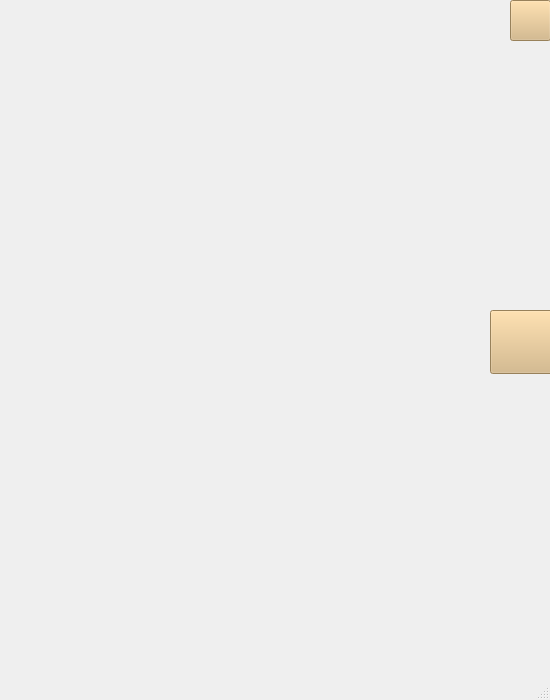
<?xml version="1.0" encoding="UTF-8"?>
<ui version="4.0">
 <class>MainWindow</class>
 <widget class="QMainWindow" name="MainWindow">
  <property name="geometry">
   <rect>
    <x>0</x>
    <y>0</y>
    <width>550</width>
    <height>700</height>
   </rect>
  </property>
  <property name="minimumSize">
   <size>
    <width>550</width>
    <height>700</height>
   </size>
  </property>
  <property name="maximumSize">
   <size>
    <width>550</width>
    <height>700</height>
   </size>
  </property>
  <property name="windowTitle">
   <string>MainWindow</string>
  </property>
  <widget class="QWidget" name="centralwidget">
   <widget class="QPushButton" name="pushButton">
    <property name="geometry">
     <rect>
      <x>490</x>
      <y>310</y>
      <width>64</width>
      <height>64</height>
     </rect>
    </property>
    <property name="palette">
     <palette>
      <active>
       <colorrole role="WindowText">
        <brush brushstyle="SolidPattern">
         <color alpha="255">
          <red>0</red>
          <green>0</green>
          <blue>0</blue>
         </color>
        </brush>
       </colorrole>
       <colorrole role="Button">
        <brush brushstyle="SolidPattern">
         <color alpha="255">
          <red>213</red>
          <green>181</green>
          <blue>126</blue>
         </color>
        </brush>
       </colorrole>
       <colorrole role="Light">
        <brush brushstyle="SolidPattern">
         <color alpha="255">
          <red>255</red>
          <green>241</green>
          <blue>216</blue>
         </color>
        </brush>
       </colorrole>
       <colorrole role="Midlight">
        <brush brushstyle="SolidPattern">
         <color alpha="255">
          <red>234</red>
          <green>211</green>
          <blue>171</blue>
         </color>
        </brush>
       </colorrole>
       <colorrole role="Dark">
        <brush brushstyle="SolidPattern">
         <color alpha="255">
          <red>106</red>
          <green>90</green>
          <blue>63</blue>
         </color>
        </brush>
       </colorrole>
       <colorrole role="Mid">
        <brush brushstyle="SolidPattern">
         <color alpha="255">
          <red>142</red>
          <green>121</green>
          <blue>84</blue>
         </color>
        </brush>
       </colorrole>
       <colorrole role="Text">
        <brush brushstyle="SolidPattern">
         <color alpha="255">
          <red>0</red>
          <green>0</green>
          <blue>0</blue>
         </color>
        </brush>
       </colorrole>
       <colorrole role="BrightText">
        <brush brushstyle="SolidPattern">
         <color alpha="255">
          <red>255</red>
          <green>255</green>
          <blue>255</blue>
         </color>
        </brush>
       </colorrole>
       <colorrole role="ButtonText">
        <brush brushstyle="SolidPattern">
         <color alpha="255">
          <red>0</red>
          <green>0</green>
          <blue>0</blue>
         </color>
        </brush>
       </colorrole>
       <colorrole role="Base">
        <brush brushstyle="SolidPattern">
         <color alpha="255">
          <red>255</red>
          <green>255</green>
          <blue>255</blue>
         </color>
        </brush>
       </colorrole>
       <colorrole role="Window">
        <brush brushstyle="SolidPattern">
         <color alpha="255">
          <red>213</red>
          <green>181</green>
          <blue>126</blue>
         </color>
        </brush>
       </colorrole>
       <colorrole role="Shadow">
        <brush brushstyle="SolidPattern">
         <color alpha="255">
          <red>0</red>
          <green>0</green>
          <blue>0</blue>
         </color>
        </brush>
       </colorrole>
       <colorrole role="Highlight">
        <brush brushstyle="SolidPattern">
         <color alpha="255">
          <red>90</red>
          <green>27</green>
          <blue>2</blue>
         </color>
        </brush>
       </colorrole>
       <colorrole role="AlternateBase">
        <brush brushstyle="SolidPattern">
         <color alpha="255">
          <red>234</red>
          <green>218</green>
          <blue>190</blue>
         </color>
        </brush>
       </colorrole>
       <colorrole role="ToolTipBase">
        <brush brushstyle="SolidPattern">
         <color alpha="255">
          <red>255</red>
          <green>255</green>
          <blue>220</blue>
         </color>
        </brush>
       </colorrole>
       <colorrole role="ToolTipText">
        <brush brushstyle="SolidPattern">
         <color alpha="255">
          <red>0</red>
          <green>0</green>
          <blue>0</blue>
         </color>
        </brush>
       </colorrole>
       <colorrole role="PlaceholderText">
        <brush brushstyle="SolidPattern">
         <color alpha="128">
          <red>0</red>
          <green>0</green>
          <blue>0</blue>
         </color>
        </brush>
       </colorrole>
      </active>
      <inactive>
       <colorrole role="WindowText">
        <brush brushstyle="SolidPattern">
         <color alpha="255">
          <red>0</red>
          <green>0</green>
          <blue>0</blue>
         </color>
        </brush>
       </colorrole>
       <colorrole role="Button">
        <brush brushstyle="SolidPattern">
         <color alpha="255">
          <red>213</red>
          <green>181</green>
          <blue>126</blue>
         </color>
        </brush>
       </colorrole>
       <colorrole role="Light">
        <brush brushstyle="SolidPattern">
         <color alpha="255">
          <red>255</red>
          <green>241</green>
          <blue>216</blue>
         </color>
        </brush>
       </colorrole>
       <colorrole role="Midlight">
        <brush brushstyle="SolidPattern">
         <color alpha="255">
          <red>234</red>
          <green>211</green>
          <blue>171</blue>
         </color>
        </brush>
       </colorrole>
       <colorrole role="Dark">
        <brush brushstyle="SolidPattern">
         <color alpha="255">
          <red>106</red>
          <green>90</green>
          <blue>63</blue>
         </color>
        </brush>
       </colorrole>
       <colorrole role="Mid">
        <brush brushstyle="SolidPattern">
         <color alpha="255">
          <red>142</red>
          <green>121</green>
          <blue>84</blue>
         </color>
        </brush>
       </colorrole>
       <colorrole role="Text">
        <brush brushstyle="SolidPattern">
         <color alpha="255">
          <red>0</red>
          <green>0</green>
          <blue>0</blue>
         </color>
        </brush>
       </colorrole>
       <colorrole role="BrightText">
        <brush brushstyle="SolidPattern">
         <color alpha="255">
          <red>255</red>
          <green>255</green>
          <blue>255</blue>
         </color>
        </brush>
       </colorrole>
       <colorrole role="ButtonText">
        <brush brushstyle="SolidPattern">
         <color alpha="255">
          <red>0</red>
          <green>0</green>
          <blue>0</blue>
         </color>
        </brush>
       </colorrole>
       <colorrole role="Base">
        <brush brushstyle="SolidPattern">
         <color alpha="255">
          <red>255</red>
          <green>255</green>
          <blue>255</blue>
         </color>
        </brush>
       </colorrole>
       <colorrole role="Window">
        <brush brushstyle="SolidPattern">
         <color alpha="255">
          <red>213</red>
          <green>181</green>
          <blue>126</blue>
         </color>
        </brush>
       </colorrole>
       <colorrole role="Shadow">
        <brush brushstyle="SolidPattern">
         <color alpha="255">
          <red>0</red>
          <green>0</green>
          <blue>0</blue>
         </color>
        </brush>
       </colorrole>
       <colorrole role="Highlight">
        <brush brushstyle="SolidPattern">
         <color alpha="255">
          <red>90</red>
          <green>27</green>
          <blue>2</blue>
         </color>
        </brush>
       </colorrole>
       <colorrole role="AlternateBase">
        <brush brushstyle="SolidPattern">
         <color alpha="255">
          <red>234</red>
          <green>218</green>
          <blue>190</blue>
         </color>
        </brush>
       </colorrole>
       <colorrole role="ToolTipBase">
        <brush brushstyle="SolidPattern">
         <color alpha="255">
          <red>255</red>
          <green>255</green>
          <blue>220</blue>
         </color>
        </brush>
       </colorrole>
       <colorrole role="ToolTipText">
        <brush brushstyle="SolidPattern">
         <color alpha="255">
          <red>0</red>
          <green>0</green>
          <blue>0</blue>
         </color>
        </brush>
       </colorrole>
       <colorrole role="PlaceholderText">
        <brush brushstyle="SolidPattern">
         <color alpha="128">
          <red>0</red>
          <green>0</green>
          <blue>0</blue>
         </color>
        </brush>
       </colorrole>
      </inactive>
      <disabled>
       <colorrole role="WindowText">
        <brush brushstyle="SolidPattern">
         <color alpha="255">
          <red>106</red>
          <green>90</green>
          <blue>63</blue>
         </color>
        </brush>
       </colorrole>
       <colorrole role="Button">
        <brush brushstyle="SolidPattern">
         <color alpha="255">
          <red>213</red>
          <green>181</green>
          <blue>126</blue>
         </color>
        </brush>
       </colorrole>
       <colorrole role="Light">
        <brush brushstyle="SolidPattern">
         <color alpha="255">
          <red>255</red>
          <green>241</green>
          <blue>216</blue>
         </color>
        </brush>
       </colorrole>
       <colorrole role="Midlight">
        <brush brushstyle="SolidPattern">
         <color alpha="255">
          <red>234</red>
          <green>211</green>
          <blue>171</blue>
         </color>
        </brush>
       </colorrole>
       <colorrole role="Dark">
        <brush brushstyle="SolidPattern">
         <color alpha="255">
          <red>106</red>
          <green>90</green>
          <blue>63</blue>
         </color>
        </brush>
       </colorrole>
       <colorrole role="Mid">
        <brush brushstyle="SolidPattern">
         <color alpha="255">
          <red>142</red>
          <green>121</green>
          <blue>84</blue>
         </color>
        </brush>
       </colorrole>
       <colorrole role="Text">
        <brush brushstyle="SolidPattern">
         <color alpha="255">
          <red>106</red>
          <green>90</green>
          <blue>63</blue>
         </color>
        </brush>
       </colorrole>
       <colorrole role="BrightText">
        <brush brushstyle="SolidPattern">
         <color alpha="255">
          <red>255</red>
          <green>255</green>
          <blue>255</blue>
         </color>
        </brush>
       </colorrole>
       <colorrole role="ButtonText">
        <brush brushstyle="SolidPattern">
         <color alpha="255">
          <red>106</red>
          <green>90</green>
          <blue>63</blue>
         </color>
        </brush>
       </colorrole>
       <colorrole role="Base">
        <brush brushstyle="SolidPattern">
         <color alpha="255">
          <red>213</red>
          <green>181</green>
          <blue>126</blue>
         </color>
        </brush>
       </colorrole>
       <colorrole role="Window">
        <brush brushstyle="SolidPattern">
         <color alpha="255">
          <red>213</red>
          <green>181</green>
          <blue>126</blue>
         </color>
        </brush>
       </colorrole>
       <colorrole role="Shadow">
        <brush brushstyle="SolidPattern">
         <color alpha="255">
          <red>0</red>
          <green>0</green>
          <blue>0</blue>
         </color>
        </brush>
       </colorrole>
       <colorrole role="Highlight">
        <brush brushstyle="SolidPattern">
         <color alpha="255">
          <red>29</red>
          <green>84</green>
          <blue>92</blue>
         </color>
        </brush>
       </colorrole>
       <colorrole role="AlternateBase">
        <brush brushstyle="SolidPattern">
         <color alpha="255">
          <red>213</red>
          <green>181</green>
          <blue>126</blue>
         </color>
        </brush>
       </colorrole>
       <colorrole role="ToolTipBase">
        <brush brushstyle="SolidPattern">
         <color alpha="255">
          <red>255</red>
          <green>255</green>
          <blue>220</blue>
         </color>
        </brush>
       </colorrole>
       <colorrole role="ToolTipText">
        <brush brushstyle="SolidPattern">
         <color alpha="255">
          <red>0</red>
          <green>0</green>
          <blue>0</blue>
         </color>
        </brush>
       </colorrole>
       <colorrole role="PlaceholderText">
        <brush brushstyle="SolidPattern">
         <color alpha="128">
          <red>0</red>
          <green>0</green>
          <blue>0</blue>
         </color>
        </brush>
       </colorrole>
      </disabled>
     </palette>
    </property>
    <property name="font">
     <font>
      <family>Papyrus</family>
      <pointsize>11</pointsize>
     </font>
    </property>
    <property name="cursor">
     <cursorShape>PointingHandCursor</cursorShape>
    </property>
    <property name="text">
     <string/>
    </property>
    <property name="icon">
     <iconset resource="resourses.qrc">
      <normaloff>:/images/Others/ArrowRight.png</normaloff>:/images/Others/ArrowRight.png</iconset>
    </property>
    <property name="iconSize">
     <size>
      <width>64</width>
      <height>64</height>
     </size>
    </property>
   </widget>
   <widget class="QPushButton" name="pushButton_2">
    <property name="geometry">
     <rect>
      <x>510</x>
      <y>0</y>
      <width>41</width>
      <height>41</height>
     </rect>
    </property>
    <property name="palette">
     <palette>
      <active>
       <colorrole role="WindowText">
        <brush brushstyle="SolidPattern">
         <color alpha="255">
          <red>0</red>
          <green>0</green>
          <blue>0</blue>
         </color>
        </brush>
       </colorrole>
       <colorrole role="Button">
        <brush brushstyle="SolidPattern">
         <color alpha="255">
          <red>213</red>
          <green>181</green>
          <blue>126</blue>
         </color>
        </brush>
       </colorrole>
       <colorrole role="Light">
        <brush brushstyle="SolidPattern">
         <color alpha="255">
          <red>255</red>
          <green>241</green>
          <blue>216</blue>
         </color>
        </brush>
       </colorrole>
       <colorrole role="Midlight">
        <brush brushstyle="SolidPattern">
         <color alpha="255">
          <red>234</red>
          <green>211</green>
          <blue>171</blue>
         </color>
        </brush>
       </colorrole>
       <colorrole role="Dark">
        <brush brushstyle="SolidPattern">
         <color alpha="255">
          <red>106</red>
          <green>90</green>
          <blue>63</blue>
         </color>
        </brush>
       </colorrole>
       <colorrole role="Mid">
        <brush brushstyle="SolidPattern">
         <color alpha="255">
          <red>142</red>
          <green>121</green>
          <blue>84</blue>
         </color>
        </brush>
       </colorrole>
       <colorrole role="Text">
        <brush brushstyle="SolidPattern">
         <color alpha="255">
          <red>0</red>
          <green>0</green>
          <blue>0</blue>
         </color>
        </brush>
       </colorrole>
       <colorrole role="BrightText">
        <brush brushstyle="SolidPattern">
         <color alpha="255">
          <red>255</red>
          <green>255</green>
          <blue>255</blue>
         </color>
        </brush>
       </colorrole>
       <colorrole role="ButtonText">
        <brush brushstyle="SolidPattern">
         <color alpha="255">
          <red>0</red>
          <green>0</green>
          <blue>0</blue>
         </color>
        </brush>
       </colorrole>
       <colorrole role="Base">
        <brush brushstyle="SolidPattern">
         <color alpha="255">
          <red>255</red>
          <green>255</green>
          <blue>255</blue>
         </color>
        </brush>
       </colorrole>
       <colorrole role="Window">
        <brush brushstyle="SolidPattern">
         <color alpha="255">
          <red>213</red>
          <green>181</green>
          <blue>126</blue>
         </color>
        </brush>
       </colorrole>
       <colorrole role="Shadow">
        <brush brushstyle="SolidPattern">
         <color alpha="255">
          <red>0</red>
          <green>0</green>
          <blue>0</blue>
         </color>
        </brush>
       </colorrole>
       <colorrole role="Highlight">
        <brush brushstyle="SolidPattern">
         <color alpha="255">
          <red>90</red>
          <green>27</green>
          <blue>2</blue>
         </color>
        </brush>
       </colorrole>
       <colorrole role="AlternateBase">
        <brush brushstyle="SolidPattern">
         <color alpha="255">
          <red>234</red>
          <green>218</green>
          <blue>190</blue>
         </color>
        </brush>
       </colorrole>
       <colorrole role="ToolTipBase">
        <brush brushstyle="SolidPattern">
         <color alpha="255">
          <red>255</red>
          <green>255</green>
          <blue>220</blue>
         </color>
        </brush>
       </colorrole>
       <colorrole role="ToolTipText">
        <brush brushstyle="SolidPattern">
         <color alpha="255">
          <red>0</red>
          <green>0</green>
          <blue>0</blue>
         </color>
        </brush>
       </colorrole>
       <colorrole role="PlaceholderText">
        <brush brushstyle="SolidPattern">
         <color alpha="128">
          <red>0</red>
          <green>0</green>
          <blue>0</blue>
         </color>
        </brush>
       </colorrole>
      </active>
      <inactive>
       <colorrole role="WindowText">
        <brush brushstyle="SolidPattern">
         <color alpha="255">
          <red>0</red>
          <green>0</green>
          <blue>0</blue>
         </color>
        </brush>
       </colorrole>
       <colorrole role="Button">
        <brush brushstyle="SolidPattern">
         <color alpha="255">
          <red>213</red>
          <green>181</green>
          <blue>126</blue>
         </color>
        </brush>
       </colorrole>
       <colorrole role="Light">
        <brush brushstyle="SolidPattern">
         <color alpha="255">
          <red>255</red>
          <green>241</green>
          <blue>216</blue>
         </color>
        </brush>
       </colorrole>
       <colorrole role="Midlight">
        <brush brushstyle="SolidPattern">
         <color alpha="255">
          <red>234</red>
          <green>211</green>
          <blue>171</blue>
         </color>
        </brush>
       </colorrole>
       <colorrole role="Dark">
        <brush brushstyle="SolidPattern">
         <color alpha="255">
          <red>106</red>
          <green>90</green>
          <blue>63</blue>
         </color>
        </brush>
       </colorrole>
       <colorrole role="Mid">
        <brush brushstyle="SolidPattern">
         <color alpha="255">
          <red>142</red>
          <green>121</green>
          <blue>84</blue>
         </color>
        </brush>
       </colorrole>
       <colorrole role="Text">
        <brush brushstyle="SolidPattern">
         <color alpha="255">
          <red>0</red>
          <green>0</green>
          <blue>0</blue>
         </color>
        </brush>
       </colorrole>
       <colorrole role="BrightText">
        <brush brushstyle="SolidPattern">
         <color alpha="255">
          <red>255</red>
          <green>255</green>
          <blue>255</blue>
         </color>
        </brush>
       </colorrole>
       <colorrole role="ButtonText">
        <brush brushstyle="SolidPattern">
         <color alpha="255">
          <red>0</red>
          <green>0</green>
          <blue>0</blue>
         </color>
        </brush>
       </colorrole>
       <colorrole role="Base">
        <brush brushstyle="SolidPattern">
         <color alpha="255">
          <red>255</red>
          <green>255</green>
          <blue>255</blue>
         </color>
        </brush>
       </colorrole>
       <colorrole role="Window">
        <brush brushstyle="SolidPattern">
         <color alpha="255">
          <red>213</red>
          <green>181</green>
          <blue>126</blue>
         </color>
        </brush>
       </colorrole>
       <colorrole role="Shadow">
        <brush brushstyle="SolidPattern">
         <color alpha="255">
          <red>0</red>
          <green>0</green>
          <blue>0</blue>
         </color>
        </brush>
       </colorrole>
       <colorrole role="Highlight">
        <brush brushstyle="SolidPattern">
         <color alpha="255">
          <red>90</red>
          <green>27</green>
          <blue>2</blue>
         </color>
        </brush>
       </colorrole>
       <colorrole role="AlternateBase">
        <brush brushstyle="SolidPattern">
         <color alpha="255">
          <red>234</red>
          <green>218</green>
          <blue>190</blue>
         </color>
        </brush>
       </colorrole>
       <colorrole role="ToolTipBase">
        <brush brushstyle="SolidPattern">
         <color alpha="255">
          <red>255</red>
          <green>255</green>
          <blue>220</blue>
         </color>
        </brush>
       </colorrole>
       <colorrole role="ToolTipText">
        <brush brushstyle="SolidPattern">
         <color alpha="255">
          <red>0</red>
          <green>0</green>
          <blue>0</blue>
         </color>
        </brush>
       </colorrole>
       <colorrole role="PlaceholderText">
        <brush brushstyle="SolidPattern">
         <color alpha="128">
          <red>0</red>
          <green>0</green>
          <blue>0</blue>
         </color>
        </brush>
       </colorrole>
      </inactive>
      <disabled>
       <colorrole role="WindowText">
        <brush brushstyle="SolidPattern">
         <color alpha="255">
          <red>106</red>
          <green>90</green>
          <blue>63</blue>
         </color>
        </brush>
       </colorrole>
       <colorrole role="Button">
        <brush brushstyle="SolidPattern">
         <color alpha="255">
          <red>213</red>
          <green>181</green>
          <blue>126</blue>
         </color>
        </brush>
       </colorrole>
       <colorrole role="Light">
        <brush brushstyle="SolidPattern">
         <color alpha="255">
          <red>255</red>
          <green>241</green>
          <blue>216</blue>
         </color>
        </brush>
       </colorrole>
       <colorrole role="Midlight">
        <brush brushstyle="SolidPattern">
         <color alpha="255">
          <red>234</red>
          <green>211</green>
          <blue>171</blue>
         </color>
        </brush>
       </colorrole>
       <colorrole role="Dark">
        <brush brushstyle="SolidPattern">
         <color alpha="255">
          <red>106</red>
          <green>90</green>
          <blue>63</blue>
         </color>
        </brush>
       </colorrole>
       <colorrole role="Mid">
        <brush brushstyle="SolidPattern">
         <color alpha="255">
          <red>142</red>
          <green>121</green>
          <blue>84</blue>
         </color>
        </brush>
       </colorrole>
       <colorrole role="Text">
        <brush brushstyle="SolidPattern">
         <color alpha="255">
          <red>106</red>
          <green>90</green>
          <blue>63</blue>
         </color>
        </brush>
       </colorrole>
       <colorrole role="BrightText">
        <brush brushstyle="SolidPattern">
         <color alpha="255">
          <red>255</red>
          <green>255</green>
          <blue>255</blue>
         </color>
        </brush>
       </colorrole>
       <colorrole role="ButtonText">
        <brush brushstyle="SolidPattern">
         <color alpha="255">
          <red>106</red>
          <green>90</green>
          <blue>63</blue>
         </color>
        </brush>
       </colorrole>
       <colorrole role="Base">
        <brush brushstyle="SolidPattern">
         <color alpha="255">
          <red>213</red>
          <green>181</green>
          <blue>126</blue>
         </color>
        </brush>
       </colorrole>
       <colorrole role="Window">
        <brush brushstyle="SolidPattern">
         <color alpha="255">
          <red>213</red>
          <green>181</green>
          <blue>126</blue>
         </color>
        </brush>
       </colorrole>
       <colorrole role="Shadow">
        <brush brushstyle="SolidPattern">
         <color alpha="255">
          <red>0</red>
          <green>0</green>
          <blue>0</blue>
         </color>
        </brush>
       </colorrole>
       <colorrole role="Highlight">
        <brush brushstyle="SolidPattern">
         <color alpha="255">
          <red>29</red>
          <green>84</green>
          <blue>92</blue>
         </color>
        </brush>
       </colorrole>
       <colorrole role="AlternateBase">
        <brush brushstyle="SolidPattern">
         <color alpha="255">
          <red>213</red>
          <green>181</green>
          <blue>126</blue>
         </color>
        </brush>
       </colorrole>
       <colorrole role="ToolTipBase">
        <brush brushstyle="SolidPattern">
         <color alpha="255">
          <red>255</red>
          <green>255</green>
          <blue>220</blue>
         </color>
        </brush>
       </colorrole>
       <colorrole role="ToolTipText">
        <brush brushstyle="SolidPattern">
         <color alpha="255">
          <red>0</red>
          <green>0</green>
          <blue>0</blue>
         </color>
        </brush>
       </colorrole>
       <colorrole role="PlaceholderText">
        <brush brushstyle="SolidPattern">
         <color alpha="128">
          <red>0</red>
          <green>0</green>
          <blue>0</blue>
         </color>
        </brush>
       </colorrole>
      </disabled>
     </palette>
    </property>
    <property name="font">
     <font>
      <family>Papyrus</family>
      <pointsize>11</pointsize>
     </font>
    </property>
    <property name="cursor">
     <cursorShape>PointingHandCursor</cursorShape>
    </property>
    <property name="text">
     <string/>
    </property>
    <property name="icon">
     <iconset resource="resourses.qrc">
      <normaloff>:/images/Others/Cross.png</normaloff>:/images/Others/Cross.png</iconset>
    </property>
    <property name="iconSize">
     <size>
      <width>39</width>
      <height>64</height>
     </size>
    </property>
   </widget>
  </widget>
  <widget class="QMenuBar" name="menubar">
   <property name="geometry">
    <rect>
     <x>0</x>
     <y>0</y>
     <width>550</width>
     <height>20</height>
    </rect>
   </property>
  </widget>
  <widget class="QStatusBar" name="statusbar"/>
 </widget>
 <resources>
  <include location="resourses.qrc"/>
 </resources>
 <connections/>
</ui>
